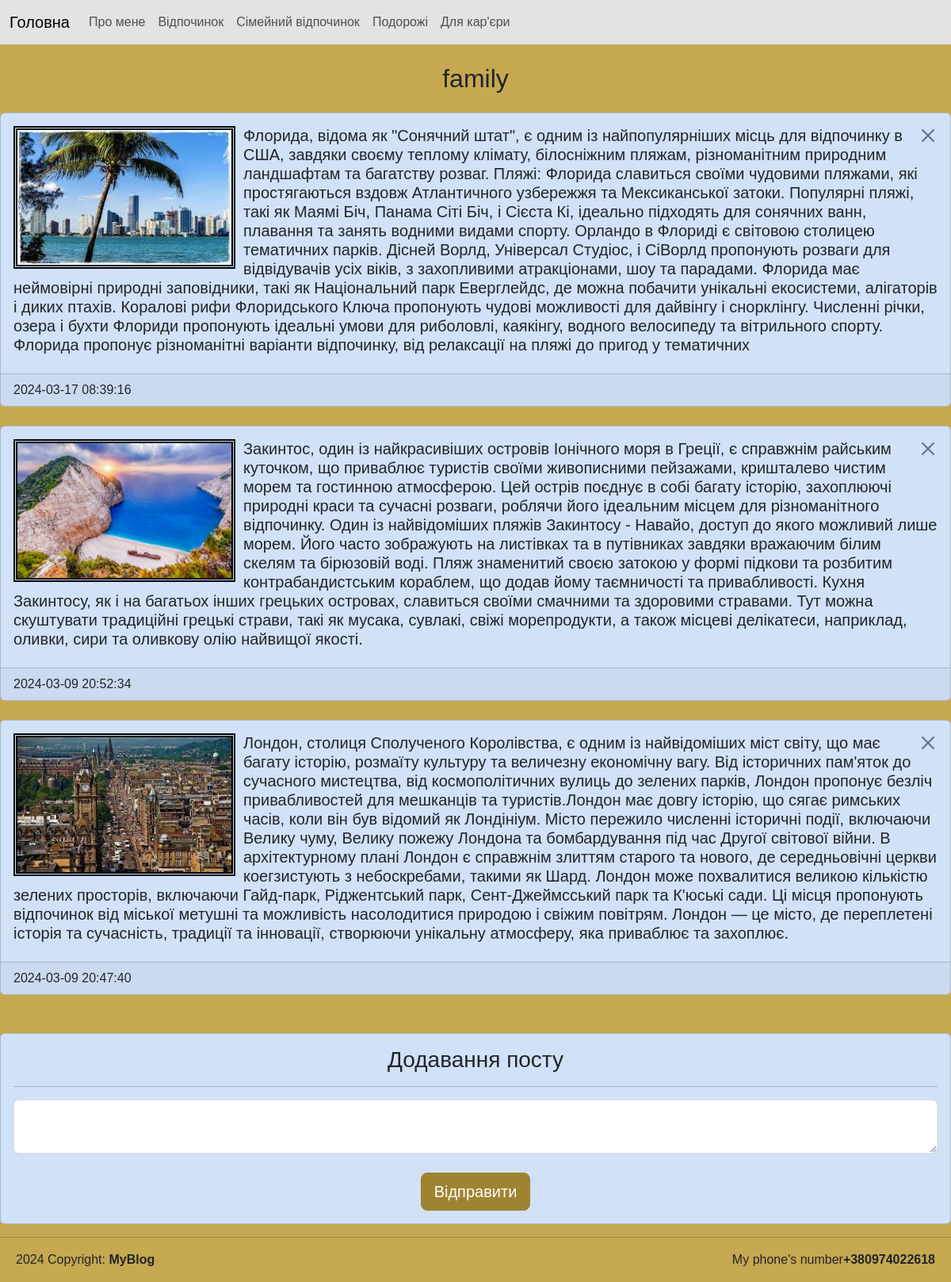
The page /post/category/family on the database its author committed.
### tables this page shows
CREATE TABLE category(
	category_id INTEGER PRIMARY KEY AUTOINCREMENT,
	category_name TEXT
	);

CREATE TABLE post(
	post_id INTEGER PRIMARY KEY AUTOINCREMENT,
	category_id INTEGER NOT NULL,
	post_text TEXT,
	post_datetime TEXT NOT NULL DEFAULT CURRENT_TIMESTAMP,
	FOREIGN KEY (category_id) REFERENCES category(category_id)
ON UPDATE CASCADE ON DELETE CASCADE 	
);

### main.py (the view)
@app.route('/post/category/<category_name>', methods=["GET", "POST"])
def post_category(category_name):
    category_id = db.getIdByCategory(category_name)
    if request.method == "GET":
        posts = db.getPostsByCategory(category_name)
    if request.method == "POST":
        db.addPost(request.form["category_id"], request.form["post"])
        posts = db.getPostsByCategory(category_name)
        return redirect(f"/post/category/{category_name}")
    return render_template("post_category.html",category_name=category_name,
    category_id=category_id,
    posts=posts)

### db_scripts.py (called while the page is built)
def open():
    global connection, cursor
    connection = sqlite3.connect(db_name)
    cursor = connection.cursor()

def close():
    cursor.close()
    connection.close()

def getIdByCategory(category_name):
    open()
    cursor.execute(''' SELECT category_id FROM category WHERE category_name = (?)
    ''',[category_name])
    category_id = cursor.fetchone()[0]
    close()
    return category_id

def getPostsByCategory(category_name):
    open()
    cursor.execute('''
        SELECT * FROM post, category WHERE category_name = (?)
        AND post.category_id = category.category_id
        ORDER BY post_datetime  DESC

     ''', [category_name])
    posts = cursor.fetchall()
    close()
    return posts

### templates/post_category.html (shortened to what this page needs)
{% extends "index.html" %}
{%block content%}
<h2 class="my-4 ms -3 category-header">{{category_name}}</h2>
<section class="category_content">
    <div>
        {%for post in posts%}
        <div class="card my-4 bolder">
          <div class="card-body">
            <a href="/post/delete/{{post[0]}}/{{category_name}}" onclick="return confirm('Видалити пост?')">          <button  type="button" class="btn-close" data-bs-dismiss="alert" aria-label="Close" style="float: right"></button>
            </a>
              <image class="post-image" src="/static/{{post[0]}}.jpg" alt="{{post[0]}}" width="280px" height="180px">
              <h5 class="card-title">{{post[2]}}</h5>
          </div>
          <footer class="card-footer">{{post[3]}}</footer>
        </div>
        {%endfor%}
        </div>
        <div class="card mt-5 bolder">
            <div class="card-body">
              <div class="add">
                <h3 class="card-title">Додавання посту</h3>
              </div>
              <hr>
              <form method="POST">
                  <textarea name="post" class="form-control post-input"></textarea><br>
                  <div class="add"><input type="submit" class="btn btn-primary btn-lg go" value="Відправити"></div>
              </form>
            </div>
          </div>
</section>
{% endblock %}

### static/style.css (style rules this page uses)
body { background-color: rgb(198, 168, 80); font-family: Arial, Helvetica, sans-serif; }
.post-image { float: left; border: 5px double black; margin-right: 10px; }
.category-header { font-size: xx-large; font-family: Impact, Haettenschweiler, 'Arial Narrow Bold', sans-serif; text-align: center; }
.post-input { font-size: large; }
.add { text-align: center; }
.go { background-color: rgb(158, 131, 49); border-color: rgb(158, 131, 49); }
.bolder { background-color: rgb(209, 225, 247); }

### rows shown on the page
category: category_name "family"
post: shows a picture, post_text "Флорида, відома як \"Сонячний штат\", є одним із найпопулярніших місць для відпочинку в США, завдяки своєму теплому клімату, білосніжним пляжам, різноманітним природним ландшафтам та багатству розваг. Пляжі: Флорида славиться своїми чудовими пляжами, які простягаються вздовж Атлантичного узбережжя та Мексиканської затоки. Популярні пляжі, такі як Маямі Біч, Панама Сіті Біч, і Сієста Кі, ідеально підходять для сонячних ванн, плавання та занять водними видами спорту. Орландо в Флориді є світовою столицею тематичних парків. Дісней Ворлд, Універсал Студіос, і СіВорлд пропонують розваги для відвідувачів усіх віків, з захопливими атракціонами, шоу та парадами. Флорида має неймовірні природні…", post_datetime "2024-03-17 08:39:16"
post: shows a picture, post_text "Закинтос, один із найкрасивіших островів Іонічного моря в Греції, є справжнім райським куточком, що приваблює туристів своїми живописними пейзажами, кришталево чистим морем та гостинною атмосферою. Цей острів поєднує в собі багату історію, захоплюючі природні краси та сучасні розваги, роблячи його ідеальним місцем для різноманітного відпочинку. Один із найвідоміших пляжів Закинтосу - Навайо, доступ до якого можливий лише морем. Його часто зображують на листівках та в путівниках завдяки вражаючим білим скелям та бірюзовій воді. Пляж знаменитий своєю затокою у формі підкови та розбитим контрабандистським кораблем, що додав йому таємничості та привабливості. Кухня Закинтосу, як і на багатьох…", post_datetime "2024-03-09 20:52:34"
post: shows a picture, post_text "Лондон, столиця Сполученого Королівства, є одним із найвідоміших міст світу, що має багату історію, розмаїту культуру та величезну економічну вагу. Від історичних пам'яток до сучасного мистецтва, від космополітичних вулиць до зелених парків, Лондон пропонує безліч привабливостей для мешканців та туристів.Лондон має довгу історію, що сягає римських часів, коли він був відомий як Лондініум. Місто пережило численні історичні події, включаючи Велику чуму, Велику пожежу Лондона та бомбардування під час Другої світової війни. В архітектурному плані Лондон є справжнім злиттям старого та нового, де середньовічні церкви коегзистують з небоскребами, такими як Шард. Лондон може похвалитися великою…", post_datetime "2024-03-09 20:47:40"
